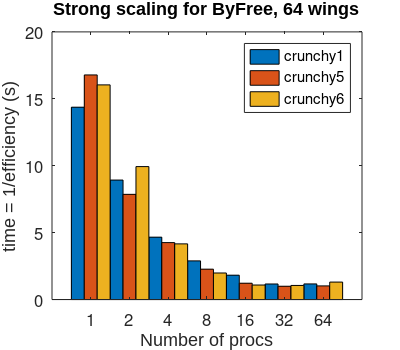
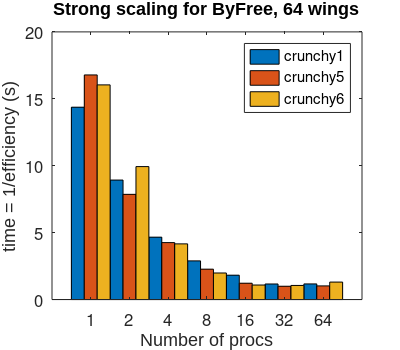
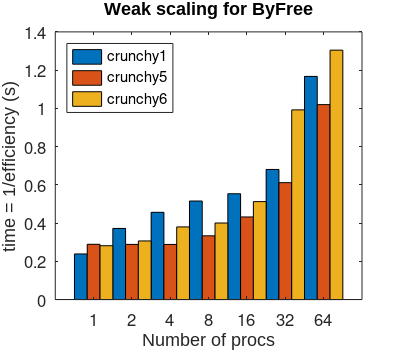
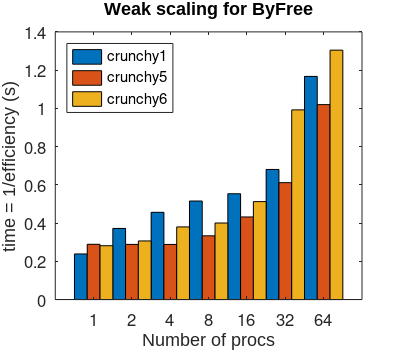

MATLAB code to generate these figures, in order:
clear all; close all;

% test results, strong scaling
p = 2.^[0:6]; % # of cores

% time elapsed on crunchy1, crunchy5, crunchy6
tS1 = [14.3724, 8.9278, 4.6605, 2.8891, 1.8193, 1.1621, 1.1672];
tS5 = [16.7837, 7.8605, 4.2547, 2.2695, 1.2194, 0.9931, 1.0197];
tS6 = [16.0404, 9.9345, 4.1601, 1.9838, 1.0847, 1.0534, 1.3045];

tW1 = [0.2385, 0.3719, 0.4562, 0.5153, 0.5535, 0.6804, 1.1672];
tW5 = [0.2890, 0.2884, 0.2882, 0.3334, 0.4320, 0.6114, 1.0197];
tW6 = [0.2815, 0.3065, 0.3799, 0.4003, 0.5123, 0.9921, 1.3045];

matlab1 = [0.1481, 0.3219, 0.5981, 1.1337, 2.2544, 4.4828, 6.0459];
matlab5 = [0.1244, 0.1993, 0.5623, 0.9899, 1.9136, 4.0066, 8.3481];
matlab6 = [0.1506, 0.3083, 0.6044, 1.2910, 2.4251, 4.7892, 9.5967];

f1 = figure(1);
set(0,'DefaultTextFontSize',12);
set(0,'DefaultAxesFontSize',12);
set(0,'DefaultTextFontname', 'Arial')

wdth = 4; hght = 3.5;
set(gcf,'position',[100,100,wdth*100,hght*100]);
set(gcf, 'PaperPosition', [0 0 wdth hght]); %Position plot at left hand corner with width 2 and height 6.5.
set(gcf, 'PaperSize', [wdth hght]); %Set the paper to have width 2 and height 6.5.
bar(log(p)/log(2), [tS1;tS5;tS6]', 'BarWidth', 1); hold on;
legend('crunchy1', 'crunchy5', 'crunchy6', 'Location', 'NorthEast');
title(['Strong scaling for ByFree, 64 wings']);
xlabel('Number of procs');
xlim([-1,7]);
set(gca,'XTick',[0:6])  
set(gca,'XTickLabel',{'1','2', '4', '8', '16', '32', '64'})
ylabel('time = 1/efficiency (s)');

f2 = figure(2);
set(0,'DefaultTextFontSize',12);
set(0,'DefaultAxesFontSize',12);
set(0,'DefaultTextFontname', 'Arial')

wdth = 4; hght = 3.5;
set(gcf,'position',[100,100,wdth*100,hght*100]);
set(gcf, 'PaperPosition', [0 0 wdth hght]); %Position plot at left hand corner with width 2 and height 6.5.
set(gcf, 'PaperSize', [wdth hght]); %Set the paper to have width 2 and height 6.5.
bar(log(p)/log(2), [tW1;tW5;tW6]', 'BarWidth', 1); hold on;
legend('crunchy1', 'crunchy5', 'crunchy6', 'Location', 'NorthWest');
title(['Weak scaling for ByFree']);
xlabel('Number of procs');
set(gca,'XTick',[0:6])  
set(gca,'XTickLabel',{'1','2', '4', '8', '16', '32', '64'})
xlim([-1,7]);
ylabel('time = 1/efficiency (s)');

saveas(f1, ['ByFreeStrong.fig']) 
saveas(f1, ['ByFreeStrong.png']) 
saveas(f2, ['ByFreeWeak.fig']) 
saveas(f2, ['ByFreeWeak.png']) 
